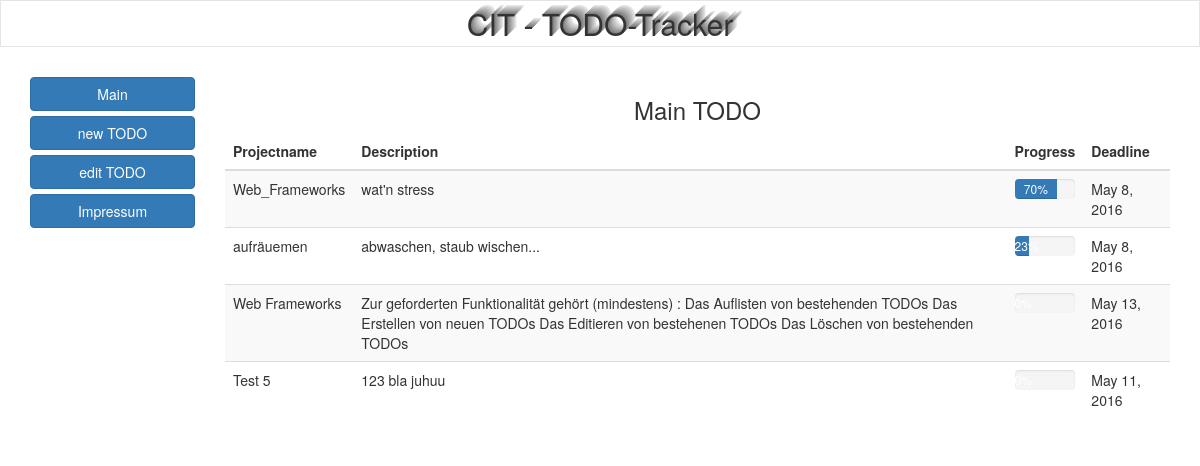
Before: / with the older database file.
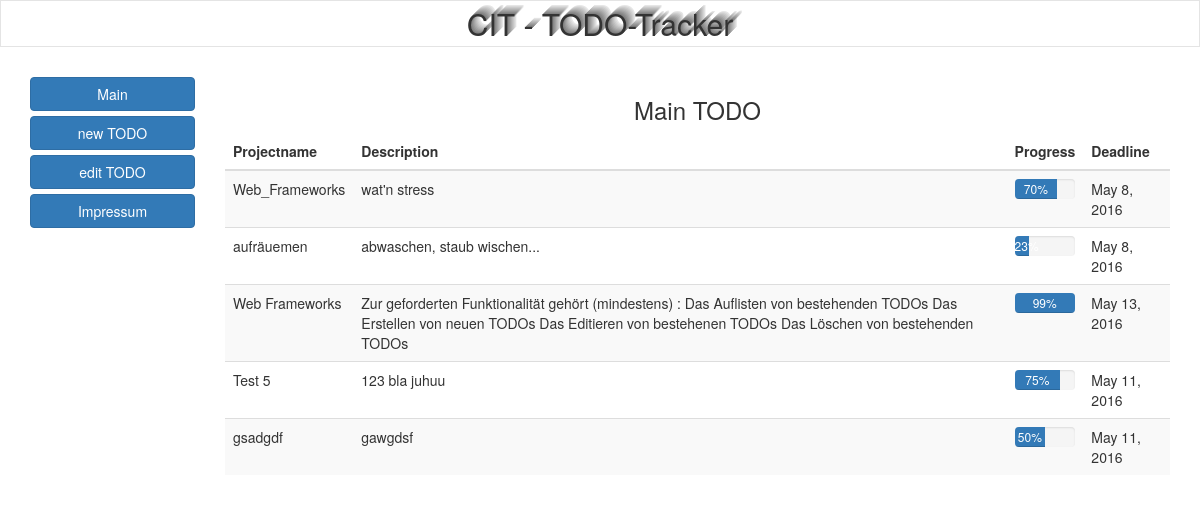
After: the same page with the newer database file.
### home/models.py (models this page shows, shortened)
class Todo(models.Model):
    projectname = models.CharField(max_length=100)
    description = models.TextField(max_length=500)
    progress = models.SmallIntegerField(default=0, validators=[MinValueValidator(0), MaxValueValidator(100)])
    deadline = models.DateField(blank=True, null=True)
    created_date = models.DateTimeField(default=timezone.now)

### home/views.py (the view)
# urls.py: url(r'^$', views.todo_list, name='todo_list'),
def todo_list(request):
    todos = Todo.objects.order_by('created_date')
    return render(request, 'index.html', {'todos': todos})

### templates/index.html (shortened to what this page needs)
<!DOCTYPE html>
<html lang="de">
  <head>
      {% load staticfiles %}
    <link href="{% static 'css/bootstrap.min.css' %}" rel="stylesheet">
    <link rel="stylesheet" type="text/css" href="{% static 'css/style.css' %}">
  </head>
  <body>
      <h2>CIT - TODO-Tracker</h2>
    <div class="container">
      <div class="row">
        <div class="col-md-2">
            {% load bootstrap3 %}
            {% buttons %}
            {% bootstrap_button "Main" button_type="link" icon="glyphicon glyphicon-menu-right" href="/" button_class="btn btn-primary btn-block" %}
            {% bootstrap_button "new TODO" button_type="link" icon="glyphicon glyphicon-menu-right" href="/create_todo" button_class="btn btn-primary btn-block" %}
            {% bootstrap_button "edit TODO" button_type="link" icon="glyphicon glyphicon-menu-right" href="/edit_todo" button_class="btn btn-primary btn-block" %}
            {% bootstrap_button "Impressum" button_type="link" icon="glyphicon glyphicon-menu-right" href="/impressum" button_class="btn btn-primary btn-block" %}
            {% endbuttons %}
        </div>
        <div class="tablecontainer">
        <div class="col-md-10">
          <h3>Main TODO</h3>
         <table class="table table-striped">
    <thead>
      <tr>
        <th>Projectname</th>
        <th>Description</th>
        <th>Progress</th>
        <th>Deadline</th>
      </tr>
    </thead>
    <tbody>
        <div class="tablecontent">
            {% for todo in todos %}
            <tr>
                <td>{{todo.projectname}}</td>
                <td>{{todo.description}}</td>
                <td>
                    <div class="progress">
                    <div class="progress-bar" role="progressbar" aria-valuenow={{todo.progress}}
                    aria-valuemin="0" aria-valuemax="100" style="width:{{todo.progress}}%">
                    <p> {{todo.progress}}% </p>
                    </div>
                    </div>
                </td>
                <td>{{todo.deadline}}</td>
            </tr>
        {% endfor %}
    </tbody>
  </table>
      </div>
      </div>
      </div>
    </div>
  </body>
</html>

Changed rows visible on the page:
changed Todo "Web Frameworks": progress (not shown) → "99"
changed Todo "Test 5": progress (not shown) → "75"
added Todo: projectname "gsadgdf", description "gawgdsf", progress "50", deadline "May 11, 2016"
